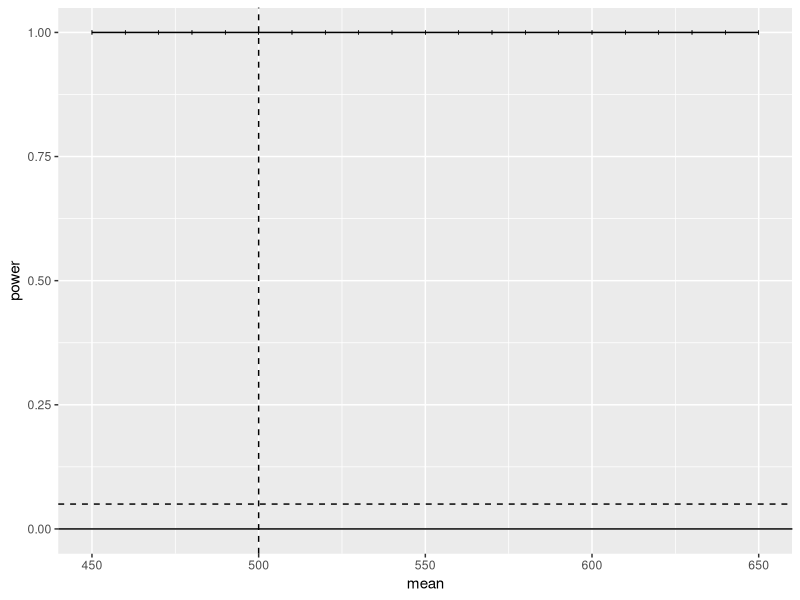

Source code (R):
## ---- chunk 1
knitr::opts_chunk$set(echo = TRUE)
## ---- chunk 2
##(Empirical Type I Error Rate)
n <- 10
alpha <- 0.1
mu0 <- 100
sigma <- 20

m <- 10000  #number of replicates
p <- numeric(m)  #storage for p-value
for (j in 1:m){
  x <- rnorm(n, mu0, sigma)
  ttest <- t.test(x, alternative = "two.sided", mu=mu0)
  p[j] <- ttest$p.value
}

p.hat <- mean(p < alpha)
se.hat <- sqrt(p.hat*(1-p.hat)/m)
print(c(p.hat,se.hat))


## ---- chunk 3

## Example 7.9 (Empirical Power)
n <- 10
alpha <- 0.1
mu0 <- 100
sigma <- 20


mu <- seq(450,650,10) #alternatives
M <- length(mu)
power <- numeric(M)
for( i in 1:M ){
  mu1 <- mu[i]
  pvalues <- replicate(m, expr = {
    #simulate under alternative mu1
    x <- rnorm(n,mean=mu1,sd=sigma)
    ttest <- t.test(x,alternative="two.sided",mu=mu0)
    ttest$p.value
  })
  power[i] <- mean(pvalues <= .05)
}
se <- sqrt(power*(1-power)/m)

# plot the empirical power curve
# adding vertical error bars at pi(theta) +/- 2se(pi(theta))

library(ggplot2)
df <- data.frame(mean=mu, power=power, upper=power+2*se, lower=power-2*se)
ggplot(df,aes(x=mean,y=power)) +
  geom_line()+
  geom_vline(xintercept=500,lty=2) +
  geom_hline(yintercept=c(0,.05),lty=1:2) +
  geom_errorbar(aes(ymin=lower, ymax=upper), width=0.2, lwd=1.5)




